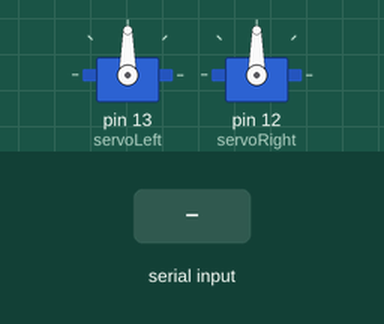
The sketch below on a simulated Arduino Uno, built with avr-gcc and run on an emulated ATmega328P. Parts: 2 × servo. The test bench sets the inputs (shaded band).

Above: at 1.2 s.
1.3 s: "b" received over Serial
At 2.5 s:
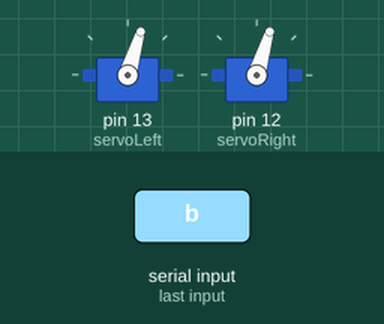
2.8 s: "b" received over Serial
At 3.7 s:
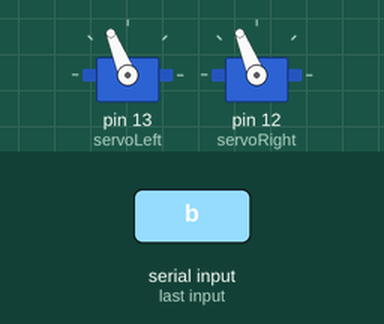
Timing chart, 0 to 5.8 s (numbered marks = the images above; inputs shaded):
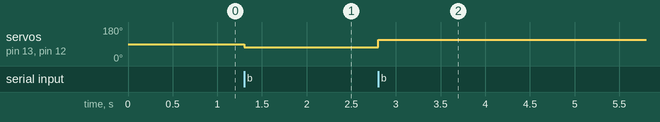

Measured:
- after the input at 1.3 s, servo on pin 13 (servoLeft), servo on pin 12 (servoRight): 90° → 73° at once
- after the input at 2.8 s, servo on pin 13 (servoLeft), servo on pin 12 (servoRight): 73° → 112° at once

The sketch:

dance.ino
```cpp
#include <Servo.h> // Include servo library
Servo servoLeft; // Declare left servo signal
Servo servoRight; // Declare right servo signal
int direction = 1700;

void setup() // Built in initialization block
{
  Serial.begin(9600);
  servoLeft.attach(13); // Attach left signal to pin 13
  servoRight.attach(12); // Attach right signal to pin 12
}

void loop() // Main loop auto-repeats
{ // Empty, nothing needs repeating
  /*
  String data = Serial.readString();
  Serial.print("Data: ");
  Serial.println(data);
  */
  char c;
  if (Serial.available()) {
    c = Serial.read();
    if (c == 'b') {
      if (direction == 1700) {
        direction = 1300;
      } else {
        direction = 1700;
      }
      servoLeft.writeMicroseconds(direction); // 1.7 ms -> counterclockwise
      servoRight.writeMicroseconds(direction); // 1.3 ms -> clockwise
    }
  }
}
```
